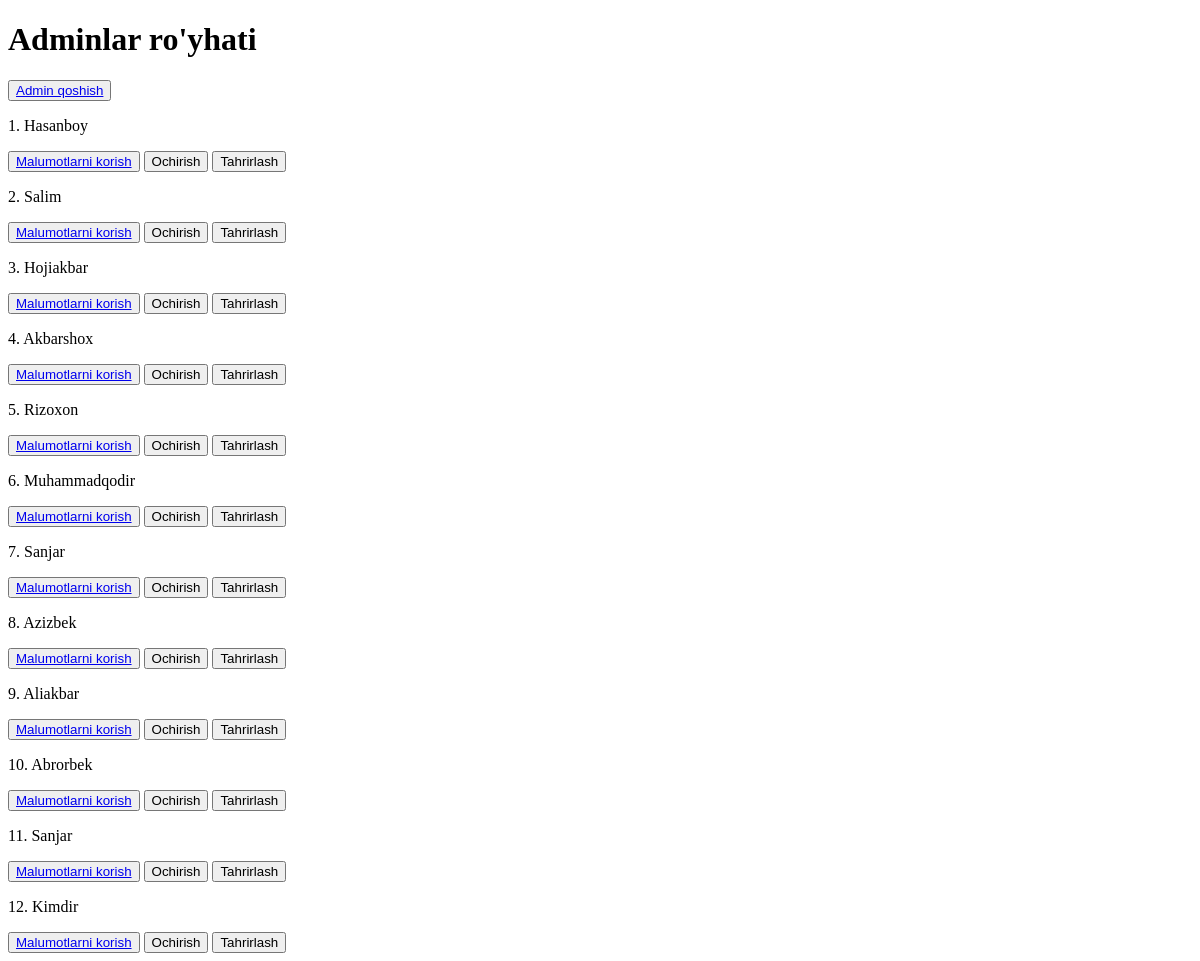
The page /adminlar/ on the database as committed earlier.
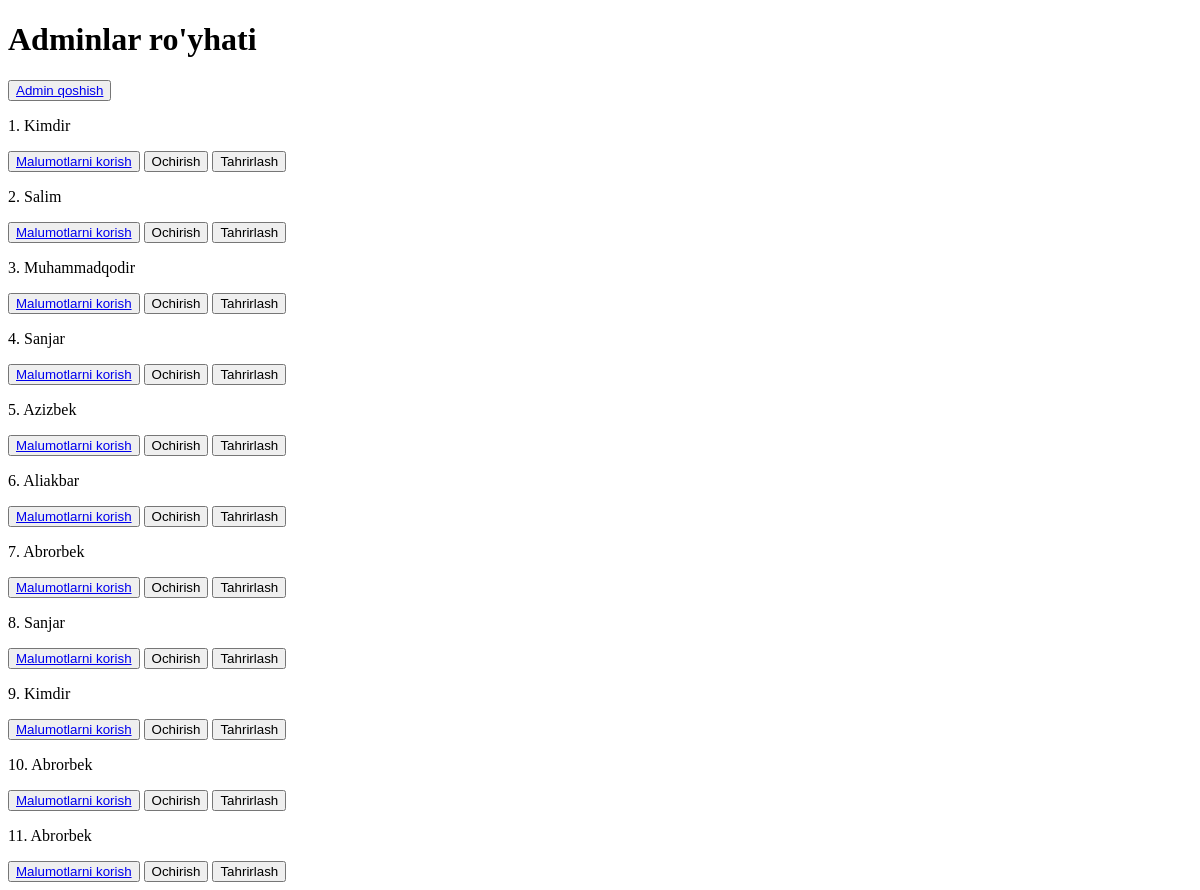
The same page on the database as committed later.
### main/models.py (models this page shows, shortened)
class Admin(models.Model):
    ism = models.CharField(max_length=255)
    ish_vaqti = models.DateTimeField(auto_now_add=True)

### main/views.py (the view)
# urls.py: path('adminlar/', adminlar, name='adminlar'),
def adminlar(request):
    adminlar = Admin.objects.all()
    context = {
        'adminlar': adminlar
    }
    return render(request, 'adminlar.html', context)

### templates/adminlar.html (shortened to what this page needs)
<!DOCTYPE html>
<html lang="en">
<head>
</head>
<body>
<h1>Adminlar ro'yhati</h1>
<button><a href="/adminlar/create">Admin qoshish</a></button>
{% for admin in adminlar %}
<p>{{ forloop.counter }}. {{ admin.ism }} </p>
<button><a href="/adminlar/{{ admin.id }}">Malumotlarni korish</a></button>
<a href="/adminlar/{{ admin.id }}/confirm"><button>Ochirish</button></a>
<a href="/adminlar/{{ admin.id }}/edit"><button>Tahrirlash</button></a>
{% endfor %}
</body>
</html>

Rows that differ between the two databases and show on the page:
removed Admin: ism "Hasanboy"
removed Admin: ism "Hojiakbar"
removed Admin: ism "Akbarshox"
removed Admin: ism "Rizoxon"
added Admin: ism "Kimdir"
added Admin: ism "Abrorbek"
added Admin: ism "Abrorbek"
